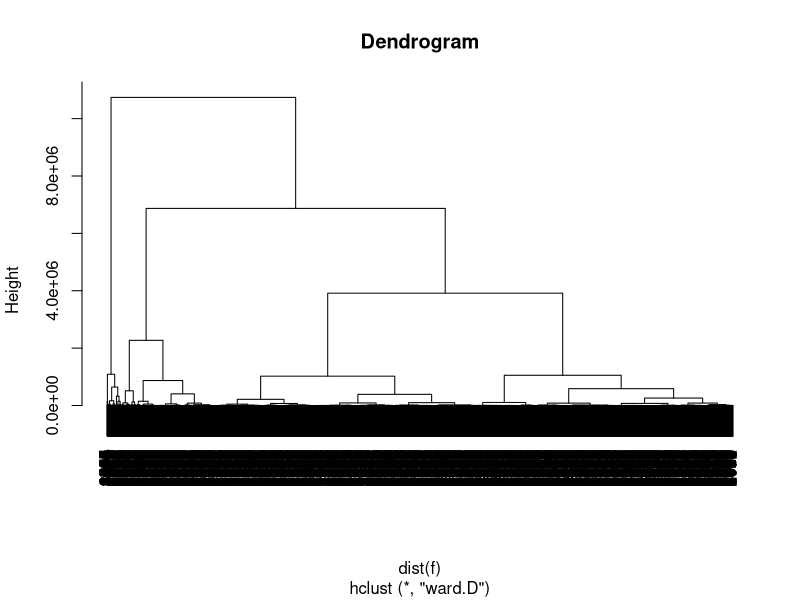
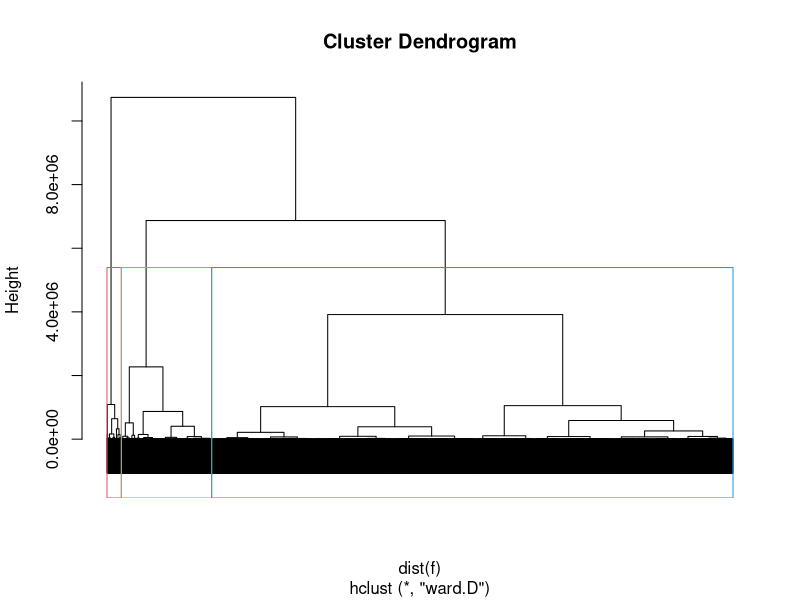
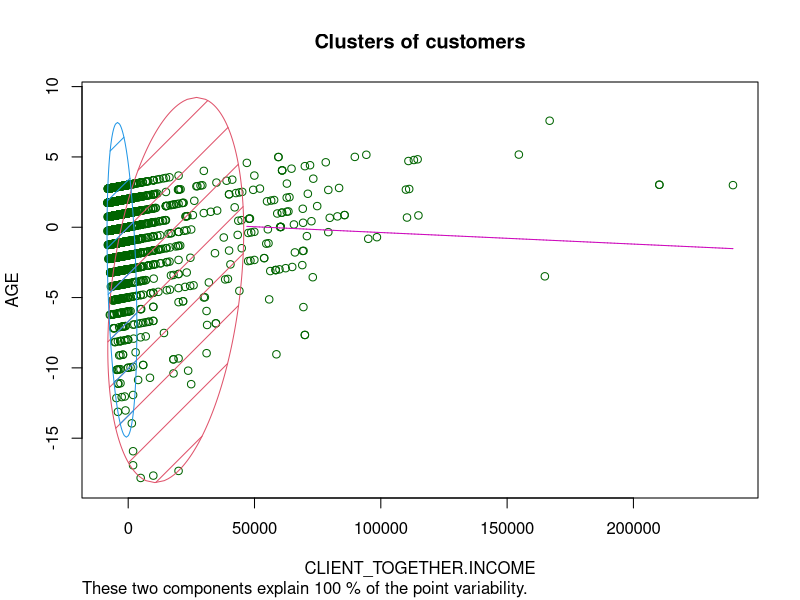

Here is the R script that generated these plots, in order:
## ---- chunk 1
set.seed(123)
setwd('C:/Users/VerkhovodTS/Desktop/R')
f <- read.csv2('clients3.csv', header = TRUE, encoding = 'UNICOD')
head(f)
## ---- chunk 2
model_hc <- hclust(dist(f), method = "ward.D" )
plot(model_hc, main = paste('Dendrogram'))
## ---- chunk 3
y_hc <- cutree(model_hc, k = 3)
#cluster cores
aggregate(f,by=list(y_hc),FUN=mean)
#Cluster stat
f$hc <- y_hc
table(f$hc)
## ---- chunk 4
plot(model_hc, cex = 0.7, labels = FALSE)
rect.hclust(model_hc, k = 3, border = 2:5)
## ---- chunk 5
library(cluster)
clusplot(f[,c('CLIENT_TOGETHER.INCOME','LOAN_OUTSTANDINGLOANSCOUNT')],
         y_hc,
         lines = 0,
         shade = TRUE,
         color = TRUE,
         labels= 0,
         plotchar = FALSE,
         span = TRUE,
         main = paste('Clusters of customers'),
         xlab = 'CLIENT_TOGETHER.INCOME',
         ylab = 'AGE')
